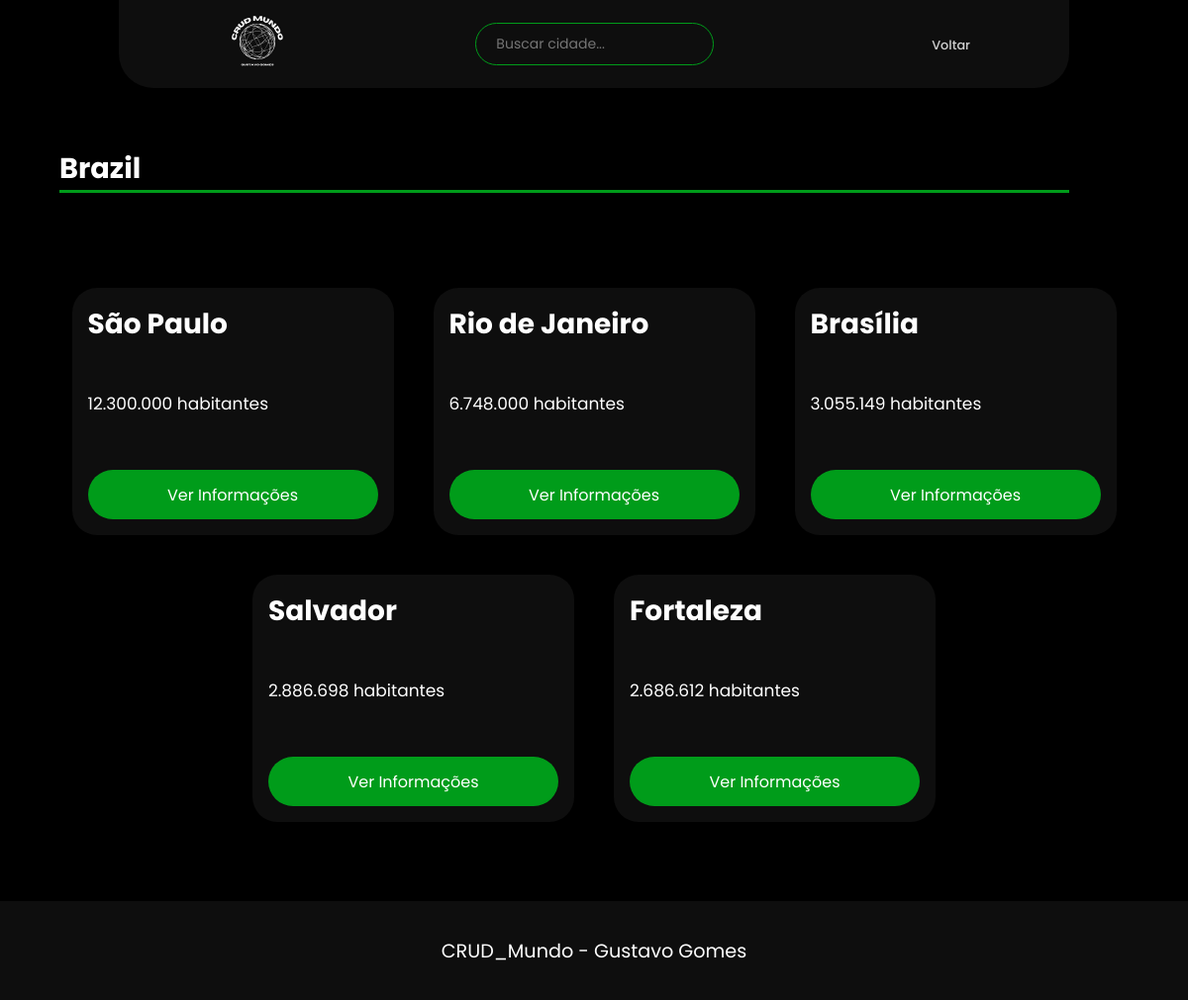
/pais/pais.php?id_pais=1, run on the app's committed database.
### tables this page shows
create table paises (
    id_pais int primary key auto_increment,
    nome varchar(80) not null,
    continente varchar (20) not null,
    populacao int not null,
    idioma varchar(20) not null,
    bandeira varchar(255) not null
);

create table cidades (
	id_cidade int primary key auto_increment,
    nome varchar(80) not null,
    populacao int not null,
    id_pais int not null,
    foreign key (id_pais) references paises (id_pais) on delete cascade
);

### pais/pais.php (the view, shortened to what this page needs)
<?php
include '/xampp/htdocs/CRUD_Mundo/SRC/database/db.php';
$cidades = [];
if (isset($_GET['id_pais']) && is_numeric($_GET['id_pais'])) {
    $id_pais = (int) ($_GET['id_pais']);
    $query = "SELECT * FROM paises WHERE id_pais  = $id_pais";
    $result = $conn->query($query);
    if ($result->num_rows > 0) {
        $pais = $result->fetch_assoc();
    } else {
        $pais = null;
    }
}
if (isset($id_pais)) {
    $query = "SELECT * FROM cidades WHERE id_pais = $id_pais";
    $result = $conn->query($query);
    if ($result && $result->num_rows > 0) {
        while ($row = $result->fetch_assoc()) {
            $cidades[] = $row;
        }
    }
}
?>
<!DOCTYPE html>
<html lang="pt-br">
<head>
    <link rel="stylesheet" href="style.css">
</head>
<body>
    <header>
        <div class="logo">
            <a href="../index.php" title="Logo"><img src="../assets/img/logo.svg" alt="Logo" title="Logo"/></a>
        </div>
        <div class="search-container">
            <input type="text" id="search-cidades" class="search-box" placeholder="Buscar cidade...">
        </div>
        <nav class="navbar">
            <a class="navbaritem" href="../index.php">Voltar</a>
        </nav>
    </header>
    <main>
        <div class="titulo">
            <h2><?php echo htmlspecialchars($pais['nome']); ?></h2>
        </div>
        <div class="card-container">
            <?php if (!empty($cidades)): ?>
                <?php foreach ($cidades as $cidade): ?>
                    <div class="card">
                        <div class="card-content">
                            <h3><?php echo htmlspecialchars($cidade['nome']); ?></h3>
                            <p><?php echo number_format($cidade['populacao'], 0, ',', '.') . ' habitantes'; ?></p>
                            <a href="cidade/cidade.php?id_cidade=<?php echo urlencode($cidade['id_cidade']); ?>" class="btn">Ver Informações</a>
                        </div>
                    </div>
                <?php endforeach; ?>
            <?php else: ?>
                <p>Não há cidades disponíveis no momento.</p>
            <?php endif; ?>
        </div>
    </main>
    <footer>
         <p> CRUD_Mundo - Gustavo Gomes </p>
    </footer>
</body>
</html>

### pais/style.css (style rules this page uses)
* { font-family: "Poppins", "sans-serif"; color: #fff; border: 0; margin: 0%; padding: 0%; box-sizing: border-box; }
body { background-color: #000000; height: 100vh; justify-content: center; align-items: center; user-select: none; }
header { position: relative; top: 0; left: 50%; transform: translateX(-50%); width: 80%; display: flex; justify-content: space-between; align-items: center; padding: 1px 100px; background-color: #0e0e0e; border-bottom-left-radius: 35px; border-bottom-right-radius: 35px; }
.logo a img { width: 80px; height: 80px; }
.navbar a { position: relative; font-size: 0.8em; text-decoration: none; color: #d1d1d1; font-weight: 500; margin-left: 40px; }
.navbar a::after { content: ''; position: absolute; width: 100%; height: 3px; left: 0; bottom: -6px; border-radius: 5px; background: #c7c4c4; transform: scaleX(0); transition: all 0.3s; }
.search-container { flex: 1; display: flex; justify-content: center; }
.search-box { width: 40%; max-width: 400px; padding: 10px 20px; border-radius: 25px; border: 1px solid #009c1a; background-color: #0e0e0e; color: #fff; font-size: 14px; outline: none; transition: 0.3s; }
.titulo { margin-top: 5%; margin-left: 5%; border-bottom: 3px solid #009c1a; font-weight:bold; font-size: 1.2em; width: 85%; }
.card-container { display: flex; justify-content: center; flex-wrap: wrap; margin-top: 3%; }
.card { width: 325px; height: 250px; background-color: #0e0e0e; border-radius: 25px; overflow: hidden; margin: 20px; display: flex; flex-direction: column; justify-content: space-between; transition: transform 0.3s ease; }
.card-content { padding: 16px; flex-grow: 1; display: flex; flex-direction: column; justify-content: space-between; }
.card-content h3 { font-size: 28px; margin-bottom: 8px; word-wrap: break-word; }
.card-content p { color: #fff; font-size: 17px; line-height: 1.3; }
.card-content .btn { width: 100%; height: 50px; display: inline-block; padding: 1px 16px; background-color: #009c1a; text-decoration: none; border-radius: 25px; margin-top: 16px; color: #fff; transition: transform 0.3s ease; display: flex; text-align: center; justify-content: center; align-items: center; }
footer { background-color: #0e0e0e; width: 100%; height: 100px; font-size: 1.2em; display: flex; text-align: center; justify-content: center; align-items: center; margin-top: 5%; }

### data on the page
paises: nome "Brazil"
cidades: nome "São Paulo", populacao "12.300.000"
cidades: nome "Rio de Janeiro", populacao "6.748.000"
cidades: nome "Brasília", populacao "3.055.149"
cidades: nome "Salvador", populacao "2.886.698"
cidades: nome "Fortaleza", populacao "2.686.612"
